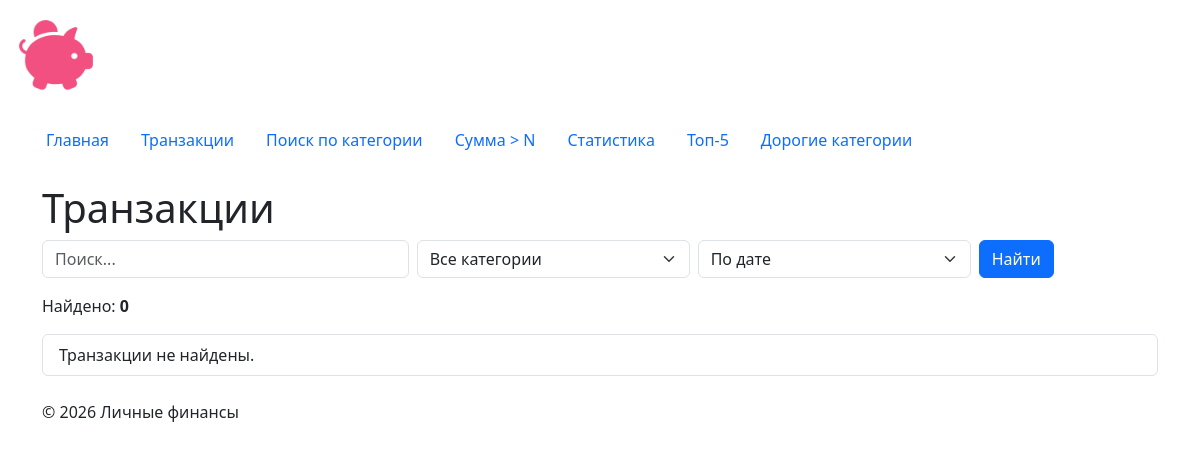
The page /transactions/ on the database as committed earlier.
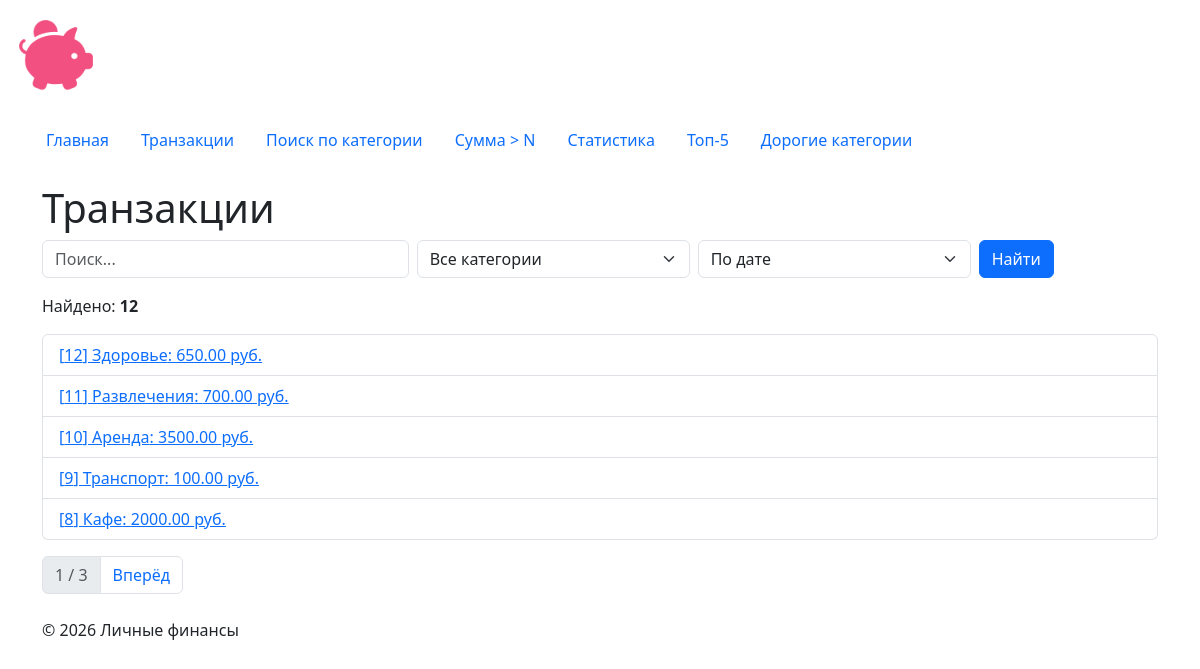
The same page on the database as committed later.
### transactions/models.py (models this page shows, shortened)
class Transaction(models.Model):
    amount = models.DecimalField(
        max_digits=10, decimal_places=2, verbose_name="Сумма"
    )
    category = models.ForeignKey(
        Category,
        on_delete=models.PROTECT,
        related_name="transactions",
        verbose_name="Категория",
    )
    description = models.CharField(
        max_length=200, blank=True, verbose_name="Описание"
    )
    created_at = models.DateTimeField(auto_now_add=True)
    class Meta:
        verbose_name = "Транзакция"
        verbose_name_plural = "Транзакции"
        ordering = ["-created_at"]

class Category(models.Model):
    name = models.CharField(max_length=100, verbose_name="Название категории")
    class Meta:
        verbose_name = "Категория"
        verbose_name_plural = "Категории"
        ordering = ["name"]

### transactions/views.py (the view)
# urls.py: path("", views.transaction_list, name="list"),
def transaction_list(request):
    transactions = Transaction.objects.select_related("category")
    q = request.GET.get("q", "").strip()
    if q:
        transactions = transactions.filter(
            Q(description__icontains=q) | Q(category__name__icontains=q)
        )
    category_id = request.GET.get("category", "").strip()
    if category_id.isdigit():
        transactions = transactions.filter(category_id=int(category_id))
    sort_map = {
        "date": "-created_at",
        "amount": "-amount",
        "category": "category__name",
    }
    sort = request.GET.get("sort", "date")
    transactions = transactions.order_by(sort_map.get(sort, "-created_at"), "id")
    paginator = Paginator(transactions, 5)
    page_obj = paginator.get_page(request.GET.get("page"))
    context = {
        "page_obj": page_obj,
        "categories": Category.objects.order_by("name"),
        "q": q,
        "selected_category": category_id,
        "sort": sort,
    }
    return render(request, "transactions/transaction_list.html", context)

### transactions/templates/transactions/transaction_list.html (shortened to what this page needs)
{% extends "base.html" %}
{% block content %}
<h1>Транзакции</h1>
<form method="get" class="mb-3 row g-2">
    <div class="col-md-4">
        <input type="text" name="q" value="{{ q }}" placeholder="Поиск..." class="form-control">
    </div>
    <div class="col-md-3">
        <select name="category" class="form-select">
            <option value="">Все категории</option>
        </select>
    </div>
    <div class="col-md-3">
        <select name="sort" class="form-select">
            <option value="date" {% if sort == "date" %}selected{% endif %}>По дате</option>
        </select>
    </div>
    <div class="col-md-2">
        <button class="btn btn-primary">Найти</button>
    </div>
</form>
<p>Найдено: <strong>{{ page_obj.paginator.count }}</strong></p>
<ul class="list-group">
    {% for t in page_obj %}
    <li class="list-group-item">
        <a href="{% url 'transactions:detail' t.pk %}">
            [{{ t.id }}] {{ t.category.name }}: {{ t.amount }} руб.
        </a>
    </li>
    {% empty %}
    <li class="list-group-item">Транзакции не найдены.</li>
    {% endfor %}
</ul>
{% if page_obj.paginator.num_pages > 1 %}
<nav class="mt-3">
    <ul class="pagination">
        <li class="page-item disabled">
            <span class="page-link">{{ page_obj.number }} / {{ page_obj.paginator.num_pages }}</span>
        </li>
        {% if page_obj.has_next %}
        <li class="page-item">
            <a class="page-link" href="?page={{ page_obj.next_page_number }}&q={{ q }}&category={{ selected_category }}&sort={{ sort }}">Вперёд</a>
        </li>
        {% endif %}
    </ul>
</nav>
{% endif %}
{% endblock %}

### templates/base.html (shortened to what this page needs)
{% load static %}
<!DOCTYPE html>
<html lang="ru">
<head>
    <link rel="stylesheet"
          href="https://cdn.jsdelivr.net/npm/bootstrap@5.3.3/dist/css/bootstrap.min.css">
    <link rel="stylesheet" href="{% static 'homepage/css/style.css' %}">
</head>
<body>
    <img src="{% static 'homepage/img/logo.png' %}"
         alt="Личные финансы"
         class="finance-logo">
{% include "includes/navigation.html" %}
<main class="container mt-4">
    {% block content %}
    {% endblock %}
</main>
<footer class="container mt-4 mb-3">
    <p>© <span id="current-year"></span> Личные финансы</p>
</footer>
</body>
</html>

### templates/includes/navigation.html
<nav class="nav container mt-2">
    <a class="nav-link" href="{% url 'homepage:index' %}">Главная</a>
    <a class="nav-link" href="{% url 'transactions:list' %}">Транзакции</a>
    <a class="nav-link" href="{% url 'transactions:by_category' %}">Поиск по категории</a>
    <a class="nav-link" href="{% url 'transactions:over' %}">Сумма &gt; N</a>
    <a class="nav-link" href="{% url 'stats:statistics' %}">Статистика</a>
    <a class="nav-link" href="{% url 'transactions:top' %}">Топ-5</a>
    <a class="nav-link" href="{% url 'stats:expensive' %}">Дорогие категории</a>
</nav>

### homepage/static/homepage/css/style.css (style rules this page uses)
body { min-height: 100vh; }
.finance-logo { width: 80px; height: auto; margin: 1rem; }

Rows that differ between the two databases and show on the page:
added Transaction: id "12", category.name "Здоровье", amount "650.00"
added Transaction: id "11", category.name "Развлечения", amount "700.00"
added Transaction: id "10", category.name "Аренда", amount "3500.00"
added Transaction: id "9", category.name "Транспорт", amount "100.00"
added Transaction: id "8", category.name "Кафе", amount "2000.00"
Other text that changed with them:
{{ page_obj.paginator.count }}: "0" → "12"
{{ page_obj.number }}: (not shown) → "1"
{{ page_obj.paginator.num_pages }}: (not shown) → "3"
text no longer shown: "Транзакции не найдены."
text now shown: "/ Вперёд"
